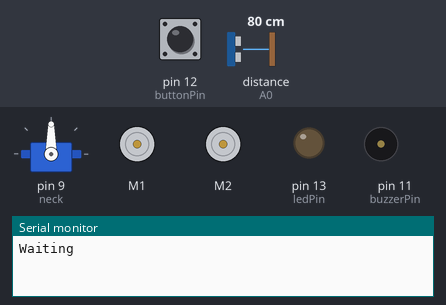
This sketch was run on a simulated Arduino Uno, built with avr-gcc and run on an emulated ATmega328P. On the bench: servo, 2 × DC motor (green arrow = forward, orange = backward, longer = faster), output pins drawn as LEDs (lit = HIGH), buzzer (waves = sounding), the last lines printed to the serial monitor. The inputs (shaded band) are chosen by the test bench; at power-on: pin 12 (buttonPin) HIGH, distance to the obstacle (sensor on A0) 80 cm. The echo pulse lasts 58.3 µs per cm; pins used as bus, display or sensor lines are not drawn.

Above: at 0.8 s.
0.9 s: pin 12 (buttonPin) pulled LOW for 0.15 s
At 1.95 s:
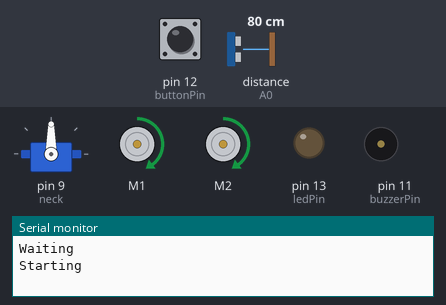
3.9 s: distance to the obstacle (sensor on A0) set to 21 cm
6.9 s: distance to the obstacle (sensor on A0) set to 18 cm
At 8.5 s:
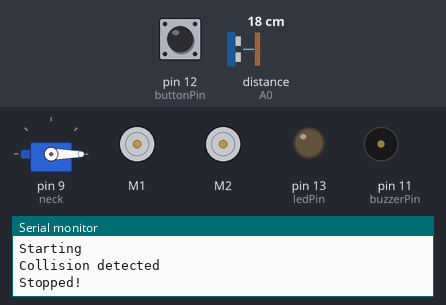
At 9.75 s:
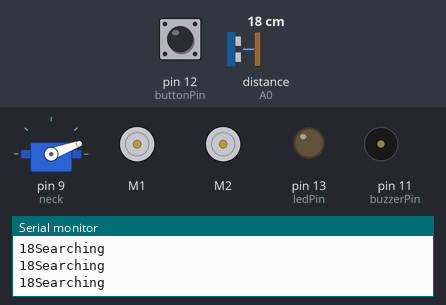
Timing chart, 0 to 16.0 s (numbered marks = the images above; inputs shaded):
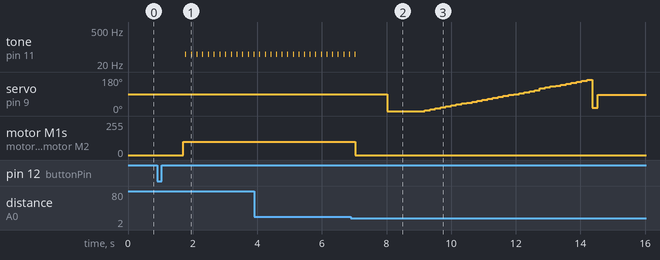

The sketch:

SmartBumper_V3.4.ino
```cpp
#include <Servo.h>
#include <RedBot.h>

const int TrigPin = A1;
const int EchoPin = A0;
const int buzzerPin = 11;
const int buttonPin = 12;
const int ledPin = 13;

RedBotMotors motors;
RedBotEncoder encoder = RedBotEncoder(A2, 10);
Servo neck;

int countsPerRev = 192;
float wheelDiam = 65;
float wheelCirc = PI * wheelDiam;
float dis;
int neckPos = 0;
int ultraPos[] = {0, 1, 2, 3, 4, 5, 6, 7, 8, 9, 10, 11, 12, 13, 14, 15, 16, 17, 18, 19, 20, 21, 22, 23, 24, 25, 26, 27, 28, 29, 30, 31, 32, 33};
int neckMoPos[] = {0, 5, 10, 15, 20, 25, 30, 35, 40, 45, 50, 55, 60, 65, 70, 75, 80, 85, 90, 95, 100, 105, 110, 120, 125, 130, 135, 140, 145, 150, 155, 160, 165};


void setup()
{
  Serial.begin(9600);

  pinMode(buttonPin, INPUT_PULLUP);
  pinMode(ledPin, OUTPUT);
  pinMode(buzzerPin, OUTPUT);
  pinMode(TrigPin, OUTPUT);
  pinMode(EchoPin, INPUT);

  neck.attach(9);

  Serial.println("Waiting");
  do
  {
    delay(10);
  } while ( digitalRead(buttonPin) == HIGH );

  Serial.println("Starting");

  neck.write(0);

}


void reverse (int delayTime)
{
  motors.drive(-100);
  delay(delayTime);
  motors.brake();
}

float detectDistance()
{
  float duration, distance;
  digitalWrite(TrigPin, LOW);
  delayMicroseconds(2);

  digitalWrite(TrigPin, HIGH);
  delayMicroseconds(10);
  digitalWrite(TrigPin, LOW);

  duration = pulseIn(EchoPin, HIGH);
  distance = (duration / 2) * 0.0344;

  if (distance > 400)
  {
    distance = 400;
  }
  if (distance < 3)
  {
    distance = 3;
  }
  return distance;
  delay(500);
}

void driveStraight(int motorPower)
{
  long lCount = 0;
  long rCount = 0;
  float numRev;

  long prevlCount, prevrCount;
  long lDiff, rDiff;

  int leftPower = motorPower;
  int rightPower = motorPower;

  int offset = 5;
  //:::::::::::::::::::::::::::::::

  encoder.clearEnc(BOTH);
  delay(100);
  motors.drive(motorPower);

  lCount = encoder.getTicks(LEFT);
  rCount = encoder.getTicks(RIGHT);

  motors.leftDrive(leftPower);
  motors.rightDrive(rightPower);

  lDiff = (lCount - prevlCount);
  rDiff = (rCount - prevrCount);

  prevlCount = lCount;
  prevrCount = rCount;

  //:::::::::::::::::::::::::::::::
  if (lDiff > rDiff)
  {
    leftPower = leftPower - offset;
    rightPower = rightPower + offset;
  }

  else if (lDiff < rDiff)
  {
    leftPower = leftPower + offset;
    rightPower = rightPower - offset;
  }
  delay(50);
}

void loop()
{
  dis = detectDistance();

  neck.write(90);
  delay(700);

  do
  {
    driveStraight(100);
    dis = detectDistance();
    delay(10);
    tone(buzzerPin, 50);
    delay(10);
    noTone(buzzerPin);
  }
  while (dis >= 20);


  if (dis < 20)
  {
    Serial.println("Collision detected");
    motors.drive(0);
    Serial.println("Stopped!");
    delay(1000);
    neck.write(0);
    delay(1000);
    Serial.println("Ready to begin search");
    for (int i = 0; i <= 33; i++)
    {
      Serial.println("Searching");
      neck.write(neckMoPos[i]);
      delay(80);
      ultraPos[i] = detectDistance();
      delay(80);
      Serial.print(ultraPos[i]);
    }

    neck.write(neckMoPos[17]);
    delay(9999999999999999);
  }

}
```

Measured:
- the behaviour switches between 20 and 19 cm on distance to the obstacle (sensor on A0) (found by bisection; images 1 and 2)
- after the input at 0.9 s, tone on pin 11 (buzzerPin): alternates 50 Hz for 0.01 s and silent for 0.17 s, starting after 0.87 s; motor M1, motor M2: stopped → forward 99/255 after 0.81 s
- after the input at 6.9 s, tone on pin 11 (buzzerPin): goes on until 7.0 s, then stays silent; servo on pin 9 (neck): 90° → 0° after 1.1 s, → 5° 1.2 s later, → 10° 0.16 s later, → 15° 0.16 s later, … (35 changes in this stretch); motor M1, motor M2: forward 99/255 → stopped after 0.13 s
